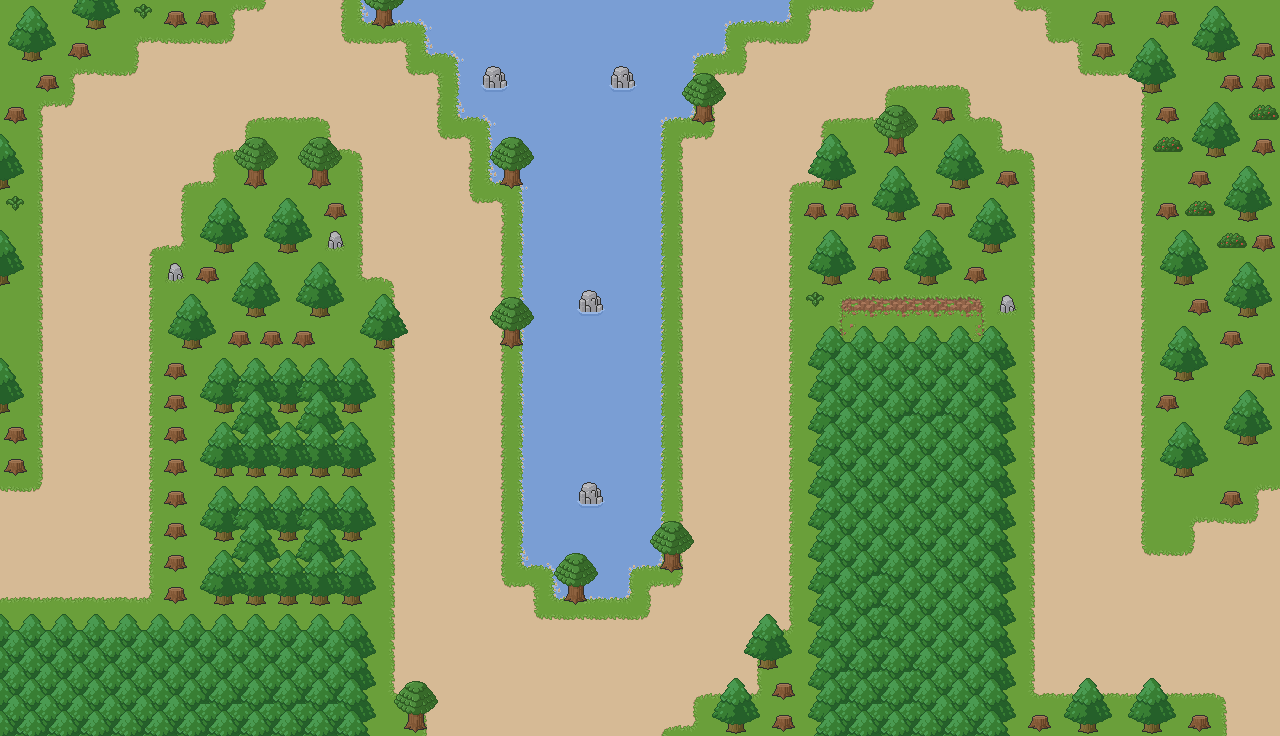

The image is a tile-based game level rendered from a .tmx file. Its description and complete source (layers, tilesets, objects, tile grids) follow:
An orthogonal 40x23 tile map with 32x32 px tiles, 2 tile layers (Tile Layer 1, Tile Layer 2).

<map version="1.2" tiledversion="1.3.2" orientation="orthogonal" renderorder="right-down" compressionlevel="0" width="40" height="23" tilewidth="32" tileheight="32" infinite="0" nextlayerid="4" nextobjectid="1">
 <tileset firstgid="1" source="Forest Tileset.tsx" />
 <layer id="1" name="Tile Layer 1" width="40" height="23">
  <data encoding="csv">
78,78,78,78,78,78,78,4,41,24,20,99,59,60,81,81,81,81,81,81,81,81,58,100,101,4,5,41,24,24,24,39,6,78,78,78,78,78,78,78,
78,78,78,78,4,5,5,41,24,24,39,5,6,99,60,81,81,81,81,81,81,58,101,4,40,41,24,24,24,24,24,24,39,6,78,78,78,78,78,78,
78,78,4,5,41,24,24,24,24,24,24,24,39,6,80,81,81,81,81,81,81,82,4,41,24,24,24,1,43,43,3,24,24,39,5,6,78,78,78,78,
78,4,41,24,24,24,24,1,43,43,3,24,24,20,99,60,81,81,81,81,58,101,22,24,24,1,2,44,78,78,42,3,24,24,24,25,78,78,78,78,
78,23,24,24,24,24,1,44,78,78,42,3,24,39,6,80,81,81,81,81,82,4,41,24,24,20,78,78,78,78,78,42,3,24,24,25,78,78,78,78,
78,23,24,24,24,1,44,78,78,78,78,23,24,24,20,99,60,81,81,81,82,23,24,24,1,44,78,78,78,78,78,78,23,24,24,25,78,78,78,78,
78,23,24,24,24,25,78,78,78,78,78,23,24,24,39,6,80,81,81,81,82,23,24,24,25,78,78,78,78,78,78,78,23,24,24,25,78,78,78,78,
78,23,24,24,1,44,78,78,78,78,78,23,24,24,24,20,80,81,81,81,82,23,24,24,25,78,78,78,78,78,78,78,23,24,24,25,78,78,78,78,
78,23,24,24,25,78,78,78,78,78,78,42,3,24,24,20,80,81,81,81,82,23,24,24,25,78,78,78,78,78,78,78,23,24,24,25,78,78,78,78,
78,23,24,24,25,78,78,78,78,78,78,78,23,24,24,20,80,81,81,81,82,23,24,24,25,78,118,154,154,154,119,78,23,24,24,25,78,78,78,78,
78,23,24,24,25,78,78,78,78,78,78,78,23,24,24,20,80,81,81,81,82,23,24,24,25,78,137,116,116,116,138,78,23,24,24,25,78,78,78,78,
78,23,24,24,25,78,78,78,78,78,78,78,23,24,24,20,80,81,81,81,82,23,24,24,25,78,78,78,78,78,78,78,23,24,24,25,78,78,78,78,
78,23,24,24,25,78,78,78,78,78,78,78,23,24,24,20,80,81,81,81,82,23,24,24,25,78,78,78,78,78,78,78,23,24,24,25,78,78,78,78,
78,23,24,24,25,78,78,78,78,78,78,78,23,24,24,20,80,81,81,81,82,23,24,24,25,78,78,78,78,78,78,78,23,24,24,25,78,78,78,78,
78,23,24,24,25,78,78,78,78,78,78,78,23,24,24,20,80,81,81,81,82,23,24,24,25,78,78,78,78,78,78,78,23,24,24,25,78,78,78,78,
5,41,24,24,25,78,78,78,78,78,78,78,23,24,24,20,80,81,81,81,82,23,24,24,25,78,78,78,78,78,78,78,23,24,24,25,78,78,78,4,
24,24,24,24,25,78,78,78,78,78,78,78,23,24,24,20,80,81,81,81,82,23,24,24,25,78,78,78,78,78,78,78,23,24,24,25,78,4,5,41,
24,24,24,24,25,78,78,78,78,78,78,78,23,24,24,20,99,60,81,58,101,23,24,24,25,78,78,78,78,78,78,78,23,24,24,39,5,41,24,24,
43,43,43,43,44,78,78,78,78,78,78,78,23,24,24,39,6,99,59,101,4,41,24,24,25,78,78,78,78,78,78,78,23,24,24,24,24,24,24,24,
78,78,78,78,78,78,78,78,78,78,78,78,23,24,24,24,39,5,5,5,41,24,24,1,44,78,78,78,78,78,78,78,23,24,24,24,24,24,24,24,
78,78,78,78,78,78,78,78,78,78,78,78,23,24,24,24,24,24,24,24,24,24,24,20,78,78,78,78,78,78,78,78,23,24,24,24,24,24,24,24,
78,78,78,78,78,78,78,78,78,78,78,78,42,3,24,24,24,24,24,24,24,1,43,44,78,78,78,78,78,78,78,78,42,43,43,43,43,43,3,24,
78,78,78,78,78,78,78,78,78,78,78,78,78,23,24,24,24,24,24,24,1,44,78,78,78,78,78,78,78,78,78,78,78,78,78,78,78,78,23,24
</data>
 </layer>
 <layer id="2" name="Tile Layer 2" width="40" height="23">
  <data encoding="csv">
176,177,195,196,149,128,128,0,0,0,0,201,202,0,0,0,0,0,0,0,0,0,0,0,0,0,0,0,0,0,0,0,0,0,128,0,128,176,177,0,
195,196,128,0,0,0,0,0,0,0,0,0,0,0,0,0,0,0,0,0,0,0,0,0,0,0,0,0,0,0,0,0,0,0,128,176,177,195,196,128,
0,128,0,0,0,0,0,0,0,0,0,0,0,0,0,151,0,0,0,151,0,182,183,0,0,0,0,0,0,0,0,0,0,0,0,195,196,0,128,128,
128,0,0,0,0,0,0,0,0,0,0,0,0,0,0,0,0,0,0,0,0,201,202,0,0,0,0,182,183,128,0,0,0,0,0,0,128,176,177,129,
177,0,0,0,0,0,0,182,183,182,183,0,0,0,0,182,183,0,0,0,0,0,0,0,0,176,177,201,202,176,177,0,0,0,0,0,129,195,196,128,
196,0,0,0,0,0,0,201,202,201,202,0,0,0,0,201,202,0,0,0,0,0,0,0,0,195,196,176,177,195,196,128,0,0,0,0,0,128,176,177,
149,0,0,0,0,0,176,177,176,177,128,0,0,0,0,0,0,0,0,0,0,0,0,0,0,128,128,195,196,128,176,177,0,0,0,0,128,129,195,196,
177,0,0,0,0,0,195,196,195,196,95,0,0,0,0,0,0,0,0,0,0,0,0,0,0,176,177,128,176,177,195,196,0,0,0,0,176,177,129,128,
196,0,0,0,0,95,128,176,177,176,177,0,0,0,0,0,0,0,0,0,0,0,0,0,0,195,196,128,195,196,128,0,0,0,0,0,195,196,176,177,
0,0,0,0,0,176,177,195,196,195,196,176,177,0,0,182,183,0,151,0,0,0,0,0,0,149,0,0,0,0,0,95,0,0,0,0,0,128,195,196,
0,0,0,0,0,195,196,128,128,128,0,195,196,0,0,201,202,0,0,0,0,0,0,0,0,172,173,173,173,173,174,175,0,0,0,0,176,177,128,0,
177,0,0,0,0,128,176,249,250,249,250,177,0,0,0,0,0,0,0,0,0,0,0,0,0,191,193,192,192,192,192,194,0,0,0,0,195,196,0,128,
196,0,0,0,0,128,195,268,269,268,269,196,0,0,0,0,0,0,0,0,0,0,0,0,0,191,193,192,211,211,192,194,0,0,0,0,128,0,176,177,
128,0,0,0,0,128,176,287,288,287,288,177,0,0,0,0,0,0,0,0,0,0,0,0,0,191,193,192,192,193,192,194,0,0,0,0,176,177,195,196,
128,0,0,0,0,128,195,306,307,306,307,196,0,0,0,0,0,0,0,0,0,0,0,0,0,191,192,193,192,192,192,194,0,0,0,0,195,196,0,0,
0,0,0,0,0,128,176,249,250,249,250,177,0,0,0,0,0,0,151,0,0,0,0,0,0,191,193,193,192,193,192,194,0,0,0,0,0,0,128,0,
0,0,0,0,0,128,195,268,269,268,269,196,0,0,0,0,0,0,0,0,182,183,0,0,0,191,193,192,192,192,193,194,0,0,0,0,0,0,0,0,
0,0,0,0,0,128,176,287,288,287,288,177,0,0,0,0,0,182,183,0,201,202,0,0,0,191,193,211,192,192,193,194,0,0,0,0,0,0,0,0,
0,0,0,0,0,128,195,306,307,306,307,196,0,0,0,0,0,201,202,0,0,0,0,0,0,191,193,211,192,192,193,194,0,0,0,0,0,0,0,0,
173,173,173,173,173,173,173,173,173,173,174,175,0,0,0,0,0,0,0,0,0,0,0,176,177,191,192,211,192,192,193,194,0,0,0,0,0,0,0,0,
192,192,193,193,193,193,193,193,193,193,193,194,0,0,0,0,0,0,0,0,0,0,0,195,196,191,211,211,211,192,192,194,0,0,0,0,0,0,0,0,
192,192,192,192,192,193,212,212,212,212,212,194,182,183,0,0,0,0,0,0,0,0,176,177,128,191,211,212,211,192,192,194,0,176,177,176,177,0,0,0,
211,211,211,211,211,212,211,211,211,211,212,213,201,202,0,0,0,0,0,0,0,0,195,196,128,210,211,212,211,211,211,213,128,195,196,195,196,128,0,0
</data>
 </layer>
 <objectgroup id="3" name="Object Layer 1" />
</map>
